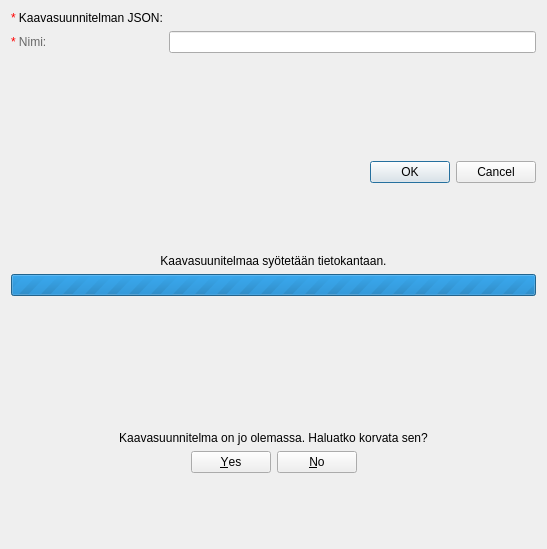
<?xml version="1.0" encoding="UTF-8"?>
<ui version="4.0">
 <class>Dialog</class>
 <widget class="QDialog" name="Dialog">
  <property name="geometry">
   <rect>
    <x>0</x>
    <y>0</y>
    <width>547</width>
    <height>549</height>
   </rect>
  </property>
  <property name="windowTitle">
   <string>Tuo kaavasuunnitelma</string>
  </property>
  <layout class="QVBoxLayout" name="verticalLayout">
   <item>
    <widget class="QWidget" name="widget_input" native="true">
     <property name="enabled">
      <bool>true</bool>
     </property>
     <layout class="QVBoxLayout" name="verticalLayout_3">
      <property name="leftMargin">
       <number>0</number>
      </property>
      <property name="topMargin">
       <number>0</number>
      </property>
      <property name="rightMargin">
       <number>0</number>
      </property>
      <property name="bottomMargin">
       <number>0</number>
      </property>
      <item>
       <layout class="QFormLayout" name="formLayout_2">
        <item row="0" column="0">
         <widget class="QLabel" name="label">
          <property name="text">
           <string>&lt;html&gt;&lt;head/&gt;&lt;body&gt;&lt;p&gt;&lt;span style=&quot; color:#ff0000;&quot;&gt;*&lt;/span&gt; Kaavasuunnitelman JSON:&lt;/p&gt;&lt;/body&gt;&lt;/html&gt;</string>
          </property>
         </widget>
        </item>
        <item row="0" column="1">
         <widget class="QgsFileWidget" name="file_selection">
          <property name="sizePolicy">
           <sizepolicy hsizetype="Preferred" vsizetype="Preferred">
            <horstretch>0</horstretch>
            <verstretch>0</verstretch>
           </sizepolicy>
          </property>
          <property name="filter">
           <string>*.json</string>
          </property>
         </widget>
        </item>
        <item row="1" column="0">
         <widget class="QLabel" name="label_2">
          <property name="toolTip">
           <string>Kaavasuunitelman nimeä ei viedä Ryhtiin.</string>
          </property>
          <property name="text">
           <string>&lt;html&gt;&lt;head/&gt;&lt;body&gt;&lt;p&gt;&lt;span style=&quot; color:#ff0000;&quot;&gt;* &lt;/span&gt;&lt;span style=&quot; color:#676767;&quot;&gt;Nimi:&lt;/span&gt;&lt;/p&gt;&lt;/body&gt;&lt;/html&gt;</string>
          </property>
         </widget>
        </item>
        <item row="1" column="1">
         <widget class="QLineEdit" name="line_edit_name"/>
        </item>
       </layout>
      </item>
      <item>
       <spacer name="verticalSpacer">
        <property name="orientation">
         <enum>Qt::Vertical</enum>
        </property>
        <property name="sizeHint" stdset="0">
         <size>
          <width>20</width>
          <height>40</height>
         </size>
        </property>
       </spacer>
      </item>
      <item>
       <widget class="QDialogButtonBox" name="button_box_accept">
        <property name="orientation">
         <enum>Qt::Horizontal</enum>
        </property>
        <property name="standardButtons">
         <set>QDialogButtonBox::Cancel|QDialogButtonBox::Ok</set>
        </property>
        <property name="centerButtons">
         <bool>false</bool>
        </property>
       </widget>
      </item>
     </layout>
    </widget>
   </item>
   <item>
    <widget class="QWidget" name="widget_progress" native="true">
     <layout class="QVBoxLayout" name="verticalLayout_2">
      <property name="leftMargin">
       <number>0</number>
      </property>
      <property name="topMargin">
       <number>0</number>
      </property>
      <property name="rightMargin">
       <number>0</number>
      </property>
      <property name="bottomMargin">
       <number>0</number>
      </property>
      <item>
       <spacer name="verticalSpacer_2">
        <property name="orientation">
         <enum>Qt::Vertical</enum>
        </property>
        <property name="sizeHint" stdset="0">
         <size>
          <width>20</width>
          <height>40</height>
         </size>
        </property>
       </spacer>
      </item>
      <item>
       <widget class="QLabel" name="label_7">
        <property name="text">
         <string>Kaavasuunitelmaa syötetään tietokantaan.</string>
        </property>
        <property name="alignment">
         <set>Qt::AlignCenter</set>
        </property>
       </widget>
      </item>
      <item>
       <widget class="QProgressBar" name="progressBar">
        <property name="maximum">
         <number>0</number>
        </property>
        <property name="value">
         <number>-1</number>
        </property>
       </widget>
      </item>
      <item>
       <spacer name="verticalSpacer_3">
        <property name="orientation">
         <enum>Qt::Vertical</enum>
        </property>
        <property name="sizeHint" stdset="0">
         <size>
          <width>20</width>
          <height>40</height>
         </size>
        </property>
       </spacer>
      </item>
     </layout>
    </widget>
   </item>
   <item>
    <widget class="QWidget" name="widget_replace" native="true">
     <layout class="QVBoxLayout" name="verticalLayout_4">
      <property name="leftMargin">
       <number>0</number>
      </property>
      <property name="topMargin">
       <number>0</number>
      </property>
      <property name="rightMargin">
       <number>0</number>
      </property>
      <property name="bottomMargin">
       <number>0</number>
      </property>
      <item>
       <spacer name="verticalSpacer_4">
        <property name="orientation">
         <enum>Qt::Vertical</enum>
        </property>
        <property name="sizeHint" stdset="0">
         <size>
          <width>20</width>
          <height>40</height>
         </size>
        </property>
       </spacer>
      </item>
      <item>
       <widget class="QLabel" name="label_8">
        <property name="text">
         <string>Kaavasuunnitelma on jo olemassa. Haluatko korvata sen?</string>
        </property>
        <property name="alignment">
         <set>Qt::AlignCenter</set>
        </property>
       </widget>
      </item>
      <item>
       <widget class="QDialogButtonBox" name="button_box_overwrite">
        <property name="standardButtons">
         <set>QDialogButtonBox::No|QDialogButtonBox::Yes</set>
        </property>
        <property name="centerButtons">
         <bool>true</bool>
        </property>
       </widget>
      </item>
      <item>
       <spacer name="verticalSpacer_5">
        <property name="orientation">
         <enum>Qt::Vertical</enum>
        </property>
        <property name="sizeHint" stdset="0">
         <size>
          <width>20</width>
          <height>40</height>
         </size>
        </property>
       </spacer>
      </item>
     </layout>
    </widget>
   </item>
  </layout>
 </widget>
 <customwidgets>
  <customwidget>
   <class>QgsFileWidget</class>
   <extends>QWidget</extends>
   <header>qgsfilewidget.h</header>
  </customwidget>
 </customwidgets>
 <resources/>
 <connections/>
</ui>
